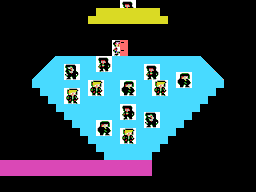

Rendered tile map (Tiled .tmx) drawn with the repository's tilesets; below, a short description and the full map source, tile grids included:
An orthogonal 32x24 tile map with 8x8 px tiles, 1 tile layer (Capa de patrones 1).

<map version="1.2" tiledversion="2019.12.11" orientation="orthogonal" renderorder="right-down" compressionlevel="0" width="32" height="24" tilewidth="8" tileheight="8" infinite="0" nextlayerid="2" nextobjectid="1">
 <editorsettings>
  <export target="screen4.csv" format="csv" />
 </editorsettings>
 <tileset firstgid="1" source="spriteset.tsx" />
 <layer id="1" name="Capa de patrones 1" width="32" height="24">
  <data encoding="csv">
65,65,65,65,65,65,65,65,65,65,65,65,65,65,65,52,53,65,65,65,65,65,65,65,65,65,65,65,65,65,65,65,
65,65,65,65,65,65,65,65,65,65,65,65,37,37,37,37,37,37,37,37,65,65,65,65,65,65,65,65,65,65,65,65,
65,65,65,65,65,65,65,65,65,65,65,37,37,37,37,37,37,37,37,37,37,65,65,65,65,65,65,65,65,65,65,65,
65,65,65,65,65,65,65,65,65,65,65,65,65,65,65,65,65,65,65,65,65,65,65,65,65,65,65,65,65,65,65,65,
65,65,65,65,65,65,65,65,65,65,65,65,65,65,65,65,65,65,65,65,65,65,65,65,65,65,65,65,65,65,65,65,
65,65,65,65,65,65,65,65,65,65,65,65,65,65,48,56,65,65,65,65,65,65,65,65,65,65,65,65,65,65,65,65,
65,65,65,65,65,65,65,65,65,65,65,65,65,65,80,56,65,65,65,65,65,65,65,65,65,65,65,65,65,65,65,65,
65,65,65,65,65,65,15,12,12,12,12,12,52,53,12,12,12,12,12,12,12,12,12,12,12,16,65,65,65,65,65,65,
65,65,65,65,65,15,12,12,44,45,12,12,84,85,12,12,12,12,52,53,12,12,12,12,12,12,16,65,65,65,65,65,
65,65,65,65,15,12,12,12,76,77,12,12,12,12,12,12,12,12,84,85,12,12,42,43,12,12,12,16,65,65,65,65,
65,65,65,65,12,12,12,12,12,12,12,50,51,12,12,42,43,12,12,50,51,12,74,75,12,12,12,12,65,65,65,65,
65,65,65,65,65,12,12,12,50,51,12,82,83,12,12,74,75,12,12,82,83,12,12,12,12,12,12,65,65,65,65,65,
65,65,65,65,65,65,12,12,82,83,12,12,12,12,12,12,12,12,12,12,12,12,12,12,12,12,65,65,65,65,65,65,
65,65,65,65,65,65,65,12,12,12,12,12,12,12,12,52,53,12,12,12,12,12,12,12,12,65,65,65,65,65,65,65,
65,65,65,65,65,65,65,65,12,12,12,12,12,12,12,84,85,12,44,45,12,12,12,12,65,65,65,65,65,65,65,65,
65,65,65,65,65,65,65,65,65,12,12,12,42,43,12,12,12,12,76,77,12,12,12,65,65,65,65,65,65,65,65,65,
65,65,65,65,65,65,65,65,65,65,12,12,74,75,12,50,51,12,12,12,12,12,65,65,65,65,65,65,65,65,65,65,
65,65,65,65,65,65,65,65,65,65,65,12,12,12,12,82,83,12,12,12,12,65,65,65,65,65,65,65,65,65,65,65,
65,65,65,65,65,65,65,65,65,65,65,65,12,12,12,12,12,12,12,12,65,65,65,65,65,65,65,65,65,65,65,65,
65,65,65,65,65,65,65,65,65,65,65,65,65,12,12,12,12,12,12,65,65,65,65,65,65,65,65,65,65,65,65,65,
2,2,2,2,2,2,2,2,2,2,2,2,2,2,2,2,2,2,2,65,65,65,65,65,65,65,65,65,65,65,65,65,
2,2,2,2,2,2,2,2,2,2,2,2,2,2,2,2,2,2,2,65,65,65,65,65,65,65,65,65,65,65,65,65,
65,65,65,65,65,65,65,65,65,65,65,65,65,65,65,65,65,65,65,65,65,65,65,65,65,65,65,65,65,65,65,65,
65,65,65,65,65,65,65,65,65,65,65,65,65,65,65,65,65,65,65,65,65,65,65,65,65,65,65,65,65,65,65,65
</data>
 </layer>
</map>
